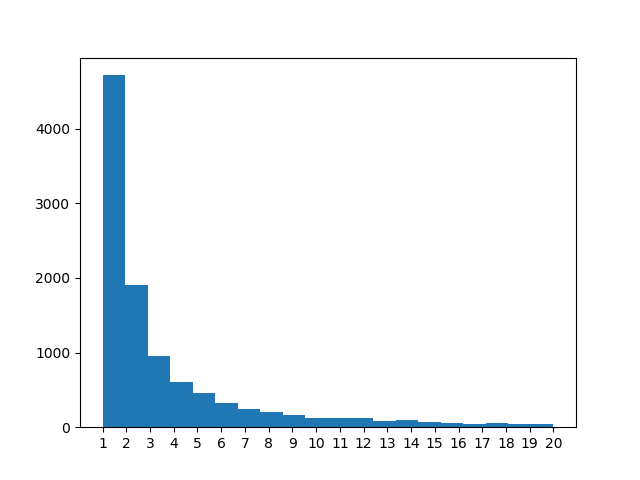

Recreate this plot in Python.
import collections
import numpy as np
import matplotlib.pyplot as plt

from matplotlib.font_manager import FontProperties
fp = FontProperties(fname=r'C:\WINDOWS\Fonts\msgothic.ttc', size=14)

def parse_neko(path):
    sentences = []
    sentence = []
    with open(path, 'r', encoding='utf-8') as f:
        for line in f:
            line = line.replace('\n','')
            if (line == "EOS"):
                if (sentence):
                    sentences.append(sentence)
                sentence = []
                continue
            else:
                morpheme = {}
                temp = line.split('\t')
                temp_morpheme = temp[1].split(',')
                morpheme = {
                    'surface': temp[0],
                    'base': temp_morpheme[6],
                    'pos': temp_morpheme[0],
                    'pos1': temp_morpheme[1],
                }
                sentence.append(morpheme)
    return sentences

mecab_file = "./neko.txt.mecab"
morpheme_neko = parse_neko(mecab_file)
words = []
for sentence in morpheme_neko:
    for morpheme in sentence:
        words.append(morpheme['base'])

c = collections.Counter(words)

values, counts = zip(*c.most_common())
plt.hist(counts, bins=20, range=(1, 20))
plt.xticks(range(1, 21))
plt.savefig("38.png")
